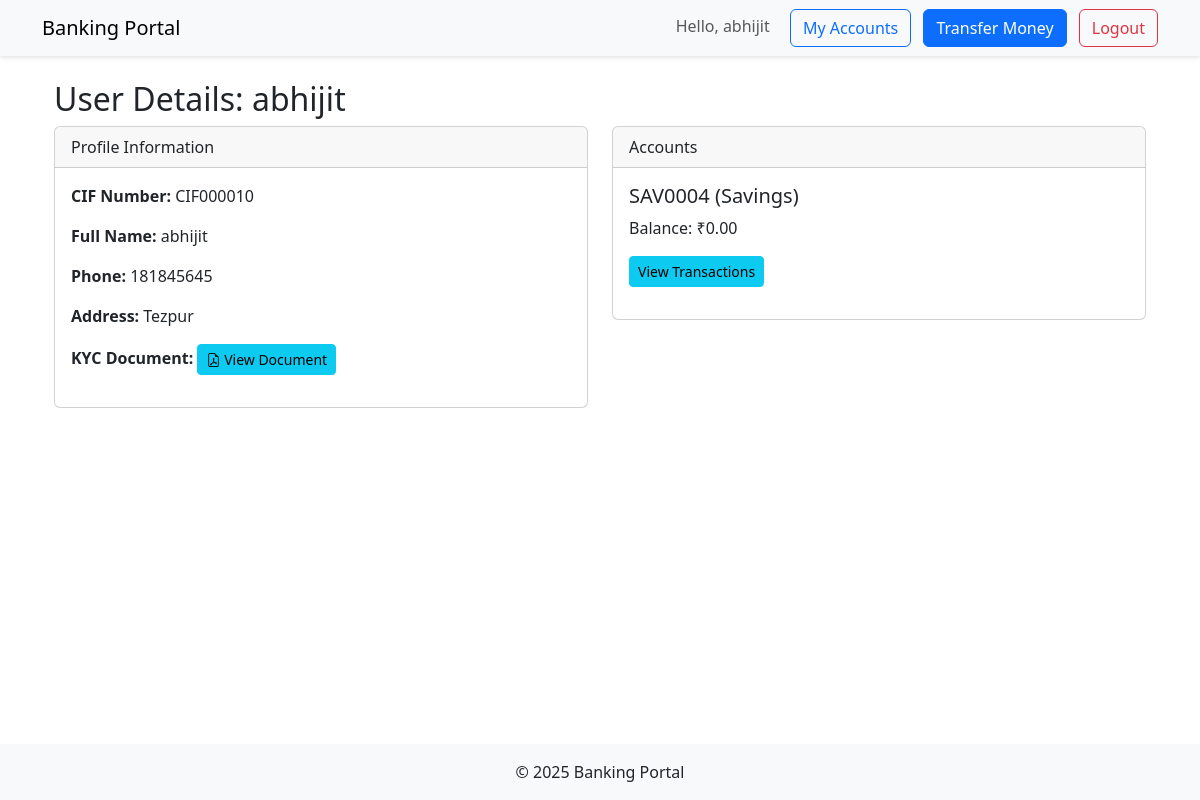
Page /user-details/12/ (signed in) on the earlier database version.
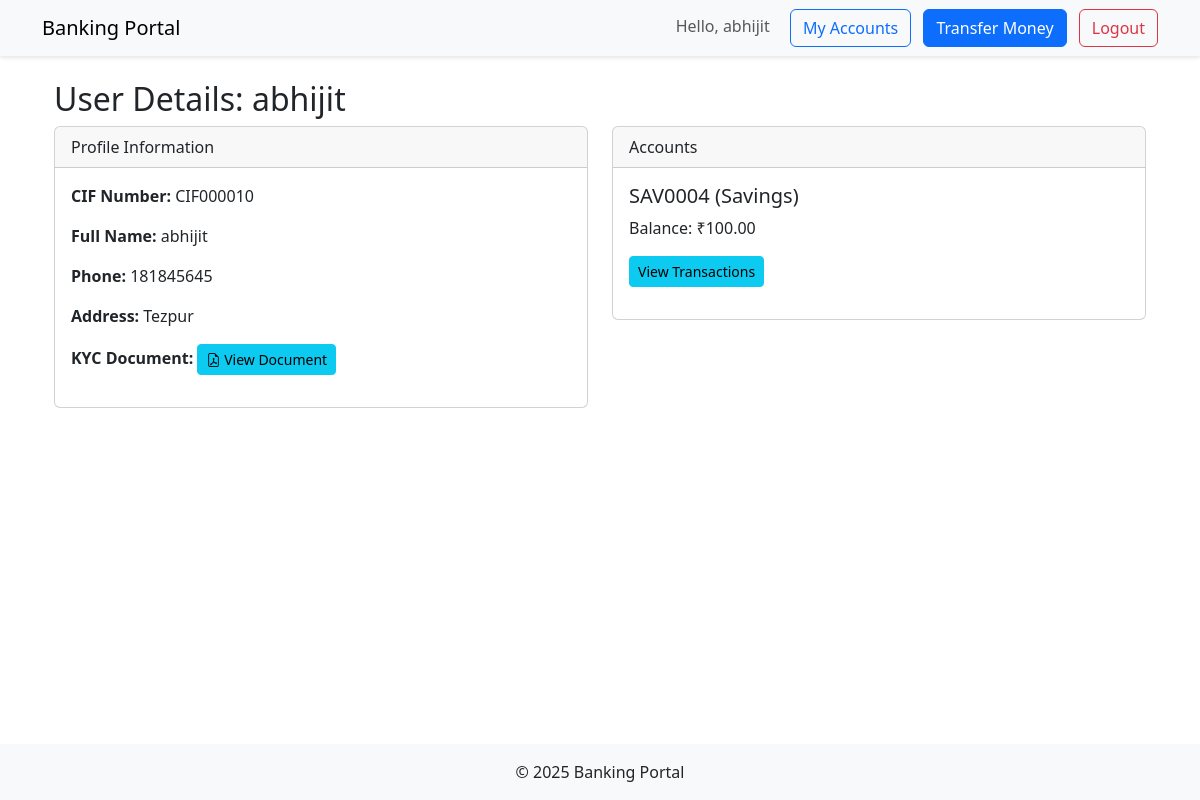
Same page on the later database version.
### core/models.py (models this page shows, shortened)
class CustomerAccount(models.Model):
    user = models.ForeignKey(settings.AUTH_USER_MODEL, on_delete=models.CASCADE) #Temporary
    profile = models.ForeignKey(CustomerProfile, on_delete=models.CASCADE, null=True, blank=True)
    name = models.CharField(max_length=100)
    account_number = models.CharField(max_length=10, unique=True)
    balance = models.DecimalField(max_digits=10, decimal_places=2)
    contact = models.CharField(max_length=15, default='N/A')
    ACCOUNT_TYPES = [
        ('Savings', 'Savings'),
        ('Current', 'Current'),
    ]
    account_type = models.CharField(max_length=10, choices=ACCOUNT_TYPES, default='Savings')

### core/views.py (the view)
# urls.py: path('user-details/<int:user_id>/', views.user_details, name='user_details'),
@login_required
def user_details(request, user_id):
    if not request.user.is_admin:
        return HttpResponseForbidden("Admin access required")
    User = get_user_model()
    user = get_object_or_404(User, id=user_id)
    profile = get_object_or_404(CustomerProfile, user=user)
    accounts = CustomerAccount.objects.filter(user=user)
    transactions = Transaction.objects.filter(account__user=user)
    print(f"KYC Document path: {profile.kyc_document.path if profile.kyc_document else 'None'}")
    print(f"File exists: {os.path.exists(profile.kyc_document.path) if profile.kyc_document else False}")
    return render(request, 'core/user_details.html', {
        'user': user,
        'profile': profile,
        'accounts': accounts,
        'transactions': transactions
    })

### core/context_processors.py (called while the page is built)
def admin_approvals(request):
    if request.user.is_staff:
        from .models import User, AccountRequest
        return {
            'pending_users': User.objects.filter(is_approved=False).count(),
            'pending_accounts': AccountRequest.objects.filter(is_approved=False).count()
        }
    return {}

### core/templates/core/user_details.html
{% extends 'base.html' %}
{% block content %}
<div class="container mt-4">
    <h2>User Details: {{ user.username }}</h2>
    <div class="row">
        <div class="col-md-6">
            <div class="card mb-4">
                <div class="card-header">Profile Information</div>
                <div class="card-body">
                    <p><strong>CIF Number:</strong> {{ profile.cif_number }}</p>
                    <p><strong>Full Name:</strong> {{ profile.full_name }}</p>
                    <p><strong>Phone:</strong> {{ profile.phone }}</p>
                    <p><strong>Address:</strong> {{ profile.address }}</p>
                    <p><strong>KYC Document:</strong>
                        {% if profile.kyc_document %}
                            <a href="{{ profile.kyc_document.url }}" target="_blank" class="btn btn-sm btn-info">
                                <i class="bi bi-file-earmark-pdf"></i> View Document
                            </a>
                        {% else %}
                            <span class="text-danger">Not uploaded</span>
                        {% endif %}
                    </p>
                </div>
            </div>
        </div>
        <div class="col-md-6">
            <div class="card">
                <div class="card-header">Accounts</div>
                <div class="card-body">
                    {% for account in accounts %}
                    <div class="mb-3">
                        <h5>{{ account.account_number }} ({{ account.account_type }})</h5>
                        <p>Balance: ₹{{ account.balance }}</p>
                        <a href="{% url 'account_transactions' account.id %}" class="btn btn-sm btn-info">
                            View Transactions
                        </a>
                    </div>
                    {% endfor %}
                </div>
            </div>
        </div>
    </div>
</div>
{% endblock %}

Differences in the rows shown:
changed CustomerAccount "SAV0004": balance "0.00" → "100.00"
